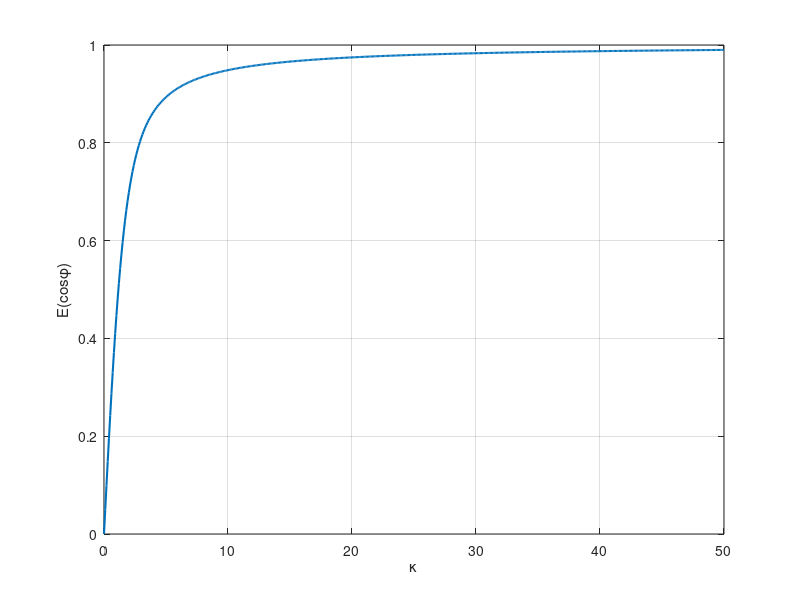

Write MATLAB code to recreate this figure.
kstep = 0.1; %passo di discretizzazione asse x
k = 0:kstep:50; %creazione vettore asse x
E = besseli(1,k)./besseli(0,k); %calcolo media cos(\phi) con formula analitica
plot(k, E, 'LineWidth', 1.5)
xlabel('\kappa')
ylabel('E(cos\phi)')

grid on